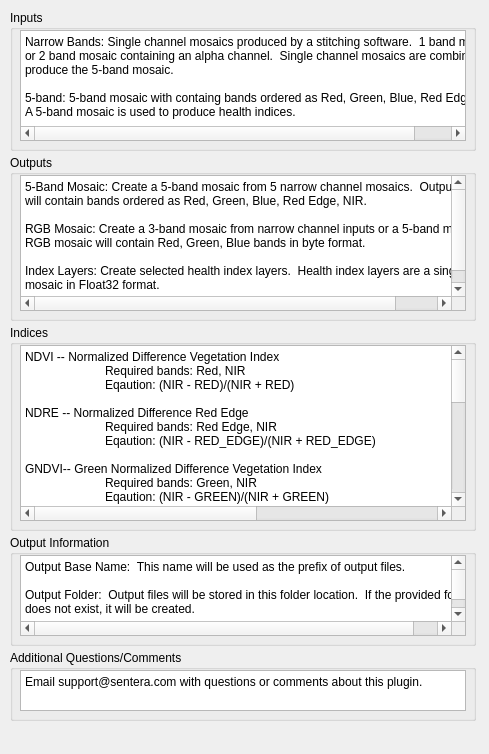
<?xml version="1.0" encoding="UTF-8"?>
<ui version="4.0">
 <class>Processing</class>
 <widget class="QDialog" name="Processing">
  <property name="geometry">
   <rect>
    <x>0</x>
    <y>0</y>
    <width>489</width>
    <height>754</height>
   </rect>
  </property>
  <property name="windowTitle">
   <string>6X Processing Help Menu</string>
  </property>
  <widget class="QGroupBox" name="groupBox">
   <property name="geometry">
    <rect>
     <x>10</x>
     <y>10</y>
     <width>466</width>
     <height>141</height>
    </rect>
   </property>
   <property name="title">
    <string>Inputs</string>
   </property>
   <widget class="QPlainTextEdit" name="plainTextEdit_2">
    <property name="geometry">
     <rect>
      <x>10</x>
      <y>20</y>
      <width>446</width>
      <height>111</height>
     </rect>
    </property>
    <property name="lineWrapMode">
     <enum>QPlainTextEdit::NoWrap</enum>
    </property>
    <property name="plainText">
     <string>Narrow Bands: Single channel mosaics produced by a stitching software.  1 band mosaic 
or 2 band mosaic containing an alpha channel.  Single channel mosaics are combined to 
produce the 5-band mosaic.

5-band: 5-band mosaic with containg bands ordered as Red, Green, Blue, Red Edge, NIR.
A 5-band mosaic is used to produce health indices.</string>
    </property>
    <property name="textInteractionFlags">
     <set>Qt::NoTextInteraction</set>
    </property>
   </widget>
  </widget>
  <widget class="QGroupBox" name="groupBox_2">
   <property name="geometry">
    <rect>
     <x>10</x>
     <y>155</y>
     <width>466</width>
     <height>166</height>
    </rect>
   </property>
   <property name="title">
    <string>Outputs</string>
   </property>
   <widget class="QPlainTextEdit" name="plainTextEdit_3">
    <property name="geometry">
     <rect>
      <x>10</x>
      <y>20</y>
      <width>446</width>
      <height>136</height>
     </rect>
    </property>
    <property name="lineWrapMode">
     <enum>QPlainTextEdit::NoWrap</enum>
    </property>
    <property name="plainText">
     <string>5-Band Mosaic: Create a 5-band mosaic from 5 narrow channel mosaics.  Output mosaic
will contain bands ordered as Red, Green, Blue, Red Edge, NIR.

RGB Mosaic: Create a 3-band mosaic from narrow channel inputs or a 5-band mosaic.
RGB mosaic will contain Red, Green, Blue bands in byte format.

Index Layers: Create selected health index layers.  Health index layers are a single band
mosaic in Float32 format.</string>
    </property>
    <property name="textInteractionFlags">
     <set>Qt::NoTextInteraction</set>
    </property>
   </widget>
  </widget>
  <widget class="QGroupBox" name="groupBox_3">
   <property name="geometry">
    <rect>
     <x>10</x>
     <y>325</y>
     <width>466</width>
     <height>206</height>
    </rect>
   </property>
   <property name="title">
    <string>Indices</string>
   </property>
   <widget class="QPlainTextEdit" name="plainTextEdit">
    <property name="geometry">
     <rect>
      <x>10</x>
      <y>20</y>
      <width>446</width>
      <height>176</height>
     </rect>
    </property>
    <property name="lineWrapMode">
     <enum>QPlainTextEdit::NoWrap</enum>
    </property>
    <property name="plainText">
     <string>NDVI -- Normalized Difference Vegetation Index
	Required bands: Red, NIR
	Eqaution: (NIR - RED)/(NIR + RED)

NDRE -- Normalized Difference Red Edge
	Required bands: Red Edge, NIR
	Eqaution: (NIR - RED_EDGE)/(NIR + RED_EDGE)

GNDVI-- Green Normalized Difference Vegetation Index
	Required bands: Green, NIR
	Eqaution: (NIR - GREEN)/(NIR + GREEN)

NDWI -- Normalized Difference Water Index(Without SWIR)
	Required bands: Green, NIR
	Eqaution: (GREEN - NIR)/(GREEN + NIR)

CIRE -- Chlorophyll Index Red Edge
	Required bands: Red Edge, NIR
	Eqaution: (NIR - RED_EDGE) - 1

CIG -- Chlorophyll Index Green
	Required bands: Green, NIR
	Eqaution: (NIR - GREEN) - 1

TCARI/OSAVI --  TCARI/OSAVI
	Required bands: Red, Green, Red Edge, NIR
	Eqaution: (3 * ((RED_EDGE – RED)–0.2*(RED_EDGE – GREEN)*(RED_EDGE / RED)) / (1.16 * (NIR – RED)/(NIR + RED + .16)))

GLI -- Green Leaf Index
	Required bands: Red, Green, Blue
	Eqaution: (2*GREEN - RED - BLUE)/(2*GREEN + RED + BLUE)</string>
    </property>
    <property name="textInteractionFlags">
     <set>Qt::NoTextInteraction</set>
    </property>
   </widget>
  </widget>
  <widget class="QGroupBox" name="groupBox_4">
   <property name="geometry">
    <rect>
     <x>10</x>
     <y>535</y>
     <width>466</width>
     <height>111</height>
    </rect>
   </property>
   <property name="title">
    <string>Output Information</string>
   </property>
   <widget class="QPlainTextEdit" name="plainTextEdit_4">
    <property name="geometry">
     <rect>
      <x>10</x>
      <y>20</y>
      <width>446</width>
      <height>81</height>
     </rect>
    </property>
    <property name="lineWrapMode">
     <enum>QPlainTextEdit::NoWrap</enum>
    </property>
    <property name="plainText">
     <string>Output Base Name:  This name will be used as the prefix of output files. 

Output Folder:  Output files will be stored in this folder location.  If the provided folder
does not exist, it will be created.
</string>
    </property>
    <property name="textInteractionFlags">
     <set>Qt::NoTextInteraction</set>
    </property>
   </widget>
  </widget>
  <widget class="QGroupBox" name="groupBox_5">
   <property name="geometry">
    <rect>
     <x>10</x>
     <y>650</y>
     <width>466</width>
     <height>71</height>
    </rect>
   </property>
   <property name="title">
    <string>Additional Questions/Comments</string>
   </property>
   <widget class="QPlainTextEdit" name="plainTextEdit_5">
    <property name="geometry">
     <rect>
      <x>10</x>
      <y>20</y>
      <width>446</width>
      <height>41</height>
     </rect>
    </property>
    <property name="lineWrapMode">
     <enum>QPlainTextEdit::NoWrap</enum>
    </property>
    <property name="plainText">
     <string>Email support@sentera.com with questions or comments about this plugin.
</string>
    </property>
    <property name="textInteractionFlags">
     <set>Qt::NoTextInteraction</set>
    </property>
   </widget>
  </widget>
 </widget>
 <resources/>
 <connections/>
</ui>
